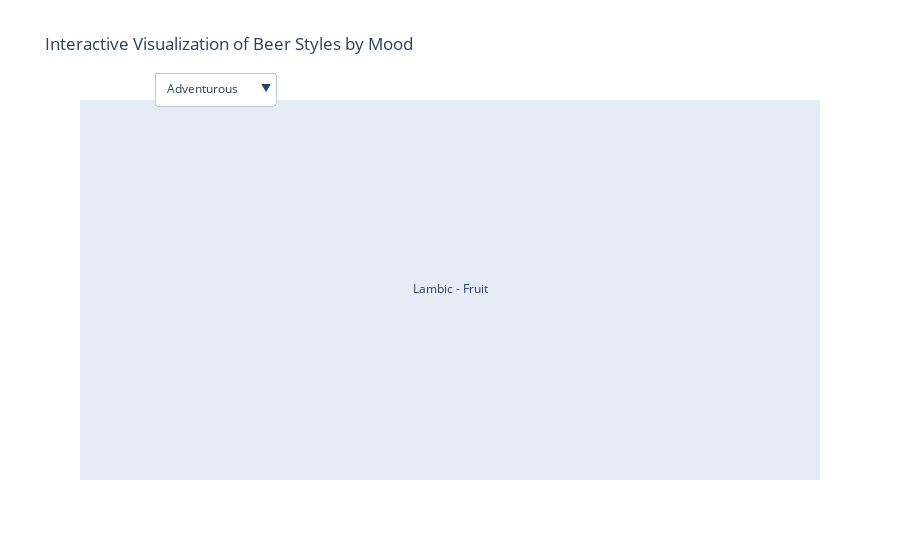

The cell this chart's notebook holds for it:
### Markdown cell above
#### 3. Interactive interface showing the beer styles for the selected mood

As a final product, let's create an interactive interface that would allow the user to choose a mood, and then receive a list of suggested beer styles for that mood:

### Code cell
def create_display_text(mood, mood_styles_df):
    """
    Creates display text for the given mood with beer styles separated by line breaks.

    Parameters:
    mood (str): The mood for which to create the display text.
    mood_styles_df (DataFrame): DataFrame containing moods and associated beer styles.

    Returns:
    str: A string representing the beer styles associated with the mood, separated by line breaks.
    """
    styles = mood_styles_df[mood_styles_df['Mood'] == mood]['style'].iloc[0]
    return "<br>".join(styles)

# Initialize the figure
fig = go.Figure()

# Initial display text
initial_mood = mood_styles_df['Mood'].iloc[0]
initial_text = create_display_text(initial_mood, mood_styles_df)

# Add the initial text to the figure
fig.add_trace(go.Scatter(x=[0], y=[0], text=[initial_text], mode="text"))

# Update layout for dropdown menu and other settings
fig.update_layout(
    updatemenus=[
        dict(
            buttons=[dict(label=mood, method="update", 
                          args=[{"text": [create_display_text(mood, mood_styles_df)]}]) 
                    for mood in mood_styles_df['Mood']],
            direction="down",
            pad={"r": 10, "t": 10},
            showactive=True,
            x=0.1,
            xanchor="left",
            y=1.1,
            yanchor="top"
        ),
    ],
    title="Interactive Visualization of Beer Styles by Mood",
    xaxis={'visible': False, 'showticklabels': False},
    yaxis={'visible': False, 'showticklabels': False}
)

fig.show()

### Figure 1 — Plotly figure (JSON) as saved in the notebook; plotly's stock layout.template omitted (floating-point values rounded to 4 significant figures)
{"data": [{"mode": "text", "text": ["Lambic - Fruit"], "type": "scatter", "x": [0], "y": [0]}], "layout": {"title": {"text": "Interactive Visualization of Beer Styles by Mood"}, "updatemenus": [{"buttons": [{"args": [{"text": ["Lambic - Fruit"]}], "label": "Adventurous", "method": "update"}, {"args": [{"text": ["American Blonde Ale<br>American Pale Lager<br>American Pale Wheat Ale<br>Belgian Pale Ale<br>Belgian Strong Pale Ale<br>Fruit / Vegetable Beer<br>Gose<br>Kölsch<br>Lambic - Unblended<br>Pumpkin Ale<br>Tripel<br>Berliner Weisse<br>Cider<br>Dortmunder/Helles<br>Fruit Beer<br>Grodziskie/Gose/Lichtenhainer<br>Kölsch<br>Pilsener<br>Radler/Shandy<br>Saison<br>Wheat Ale<br>Witbier"]}], "label": "Cheerful", "method": "update"}, {"args": [{"text": ["English Porter<br>Foreign / Export Stout<br>Milk / Sweet Stout<br>Roggenbier<br>Russian Imperial Stout<br>Schwarzbier<br>Altbier<br>Amber Lager/Vienna<br>Dunkel/Tmavý<br>Dunkler Bock<br>Irish Ale<br>Mild Ale<br>Old Ale"]}], "label": "Contemplative", "method": "update"}, {"args": [{"text": ["American IPA<br>American Wild Ale<br>Berliner Weissbier<br>Czech Pilsener<br>Gueuze<br>Kellerbier / Zwickelbier<br>Munich Helles Lager<br>American Pale Ale<br>Czech Pilsner (Světlý)<br>India Pale Ale (IPA)<br>Lambic Style - Unblended<br>Session IPA<br>Sour/Wild Ale"]}], "label": "Energetic", "method": "update"}, {"args": [{"text": ["American Black Ale<br>English Stout<br>Irish Dry Stout<br>Munich Dunkel Lager<br>Oatmeal Stout<br>Black IPA<br>Dry Stout<br>Foreign Stout<br>Imperial Porter<br>Porter<br>Stout"]}], "label": "Nostalgic", "method": "update"}, {"args": [{"text": ["Bière de Garde<br>Braggot<br>Faro<br>Happoshu<br>Kvass<br>Saison / Farmhouse Ale<br>Weizenbock<br>Witbier<br>Abbey Tripel<br>Cream Ale<br>Golden Ale/Blond Ale<br>Lambic Style - Faro<br>Lambic Style - Fruit<br>Lambic Style - Gueuze<br>Mead<br>Zwickel/Keller/Landbier"]}], "label": "Relaxed", "method": "update"}], "direction": "down", "pad": {"r": 10, "t": 10}, "showactive": true, "x": 0.1, "xanchor": "left", "y": 1.1, "yanchor": "top"}], "xaxis": {"showticklabels": false, "visible": false}, "yaxis": {"showticklabels": false, "visible": false}}}
